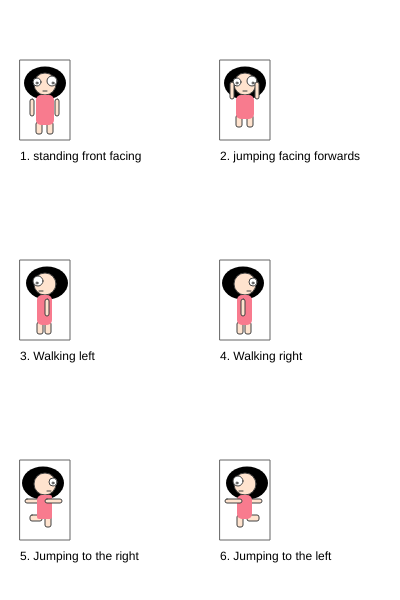
Frame 1 (no input)
Frame 60 (no input): identical to frame 1, image omitted
Frame 120 (the mouse pressed at the canvas centre since frame 60): identical to frame 1, image omitted

The p5.js sketch that drew this single still picture (run headless with seeded random() and noise() and a simulated clock; from frame 60 on, the mouse is pressed at the canvas centre):

// p5.js sketch
// ── sketch.js
/*

The Game Project

2 - Game character

Use p5 drawing functions such as rect, ellipse, line, triangle and
point to draw the different states of your game character.

Write the code so that your character appears inside the box for each
state.

IMPORTANT: For each box the variables gameChar_x & gameChar_y are set to the bottom
center of the box. You must combine these variables with arithmetic to
determine the position of each shape that you draw. This will later allow
you to adjust the position of your game character.

Each state is worth two marks:

//standing front facing = 2
//jumping facing forwards = 2
//walking left = 2
//walking right = 2
//jumping left and jumping right = 2

0 marks = not a reasonable attempt
1 mark = attempted but it lacks detail and you didn't use gameChar_x and gameChar_y correctly
2 marks = you've used a selction of shape functions and made consistent use of gameChar_x and gameChar_y

WARNING: Do not get too carried away. If you're character takes more than 5 lines
of code to draw then you've probably over done it.

** Only submit your sketch.js **

*/

var gameChar_x = 0;
var gameChar_y = 0;

function setup() {
  createCanvas(400, 600);
}

function draw() {
  background(255);

  //Standing, facing frontwards

  stroke(100);
  noFill();
  rect(20, 60, 50, 80);
  noStroke();
  fill(0);
  text("1. standing front facing", 20, 160);

  gameChar_x = 45;
  gameChar_y = 137;
  //Add your code here ...
  //hair
  fill(0);
  ellipse(gameChar_x, gameChar_y - 54, 42, 33);
  //face
  fill(255, 227, 206);
  stroke(65);
  ellipse(gameChar_x, gameChar_y - 53, 22, 22);
  //eyes
  fill(255);
  stroke(65);
  ellipse(gameChar_x - 8, gameChar_y - 55, 8, 8);
  ellipse(gameChar_x + 7, gameChar_y - 56, 10, 10);
  ellipse(gameChar_x - 8, gameChar_y - 54, 2, 2);
  ellipse(gameChar_x + 8, gameChar_y - 54, 2, 2);
  //mouth
  line(gameChar_x - 2, gameChar_y - 46, gameChar_x + 2, gameChar_y - 46);
  //arms
  fill(255, 227, 206);
  stroke(65);
  strokeWeight(1);
  //left arm
  rect(gameChar_x - 15, gameChar_y - 38, 4, 17, 2);
  //right arm
  rect(gameChar_x + 10, gameChar_y - 38, 4, 17, 2);
  //left leg
  rect(gameChar_x - 9, gameChar_y - 15, 6, 12, 2);
  //right leg
  rect(gameChar_x + 2, gameChar_y - 15, 6, 12, 2);
  //body
  fill(248, 123, 142);
  noStroke();
  rect(gameChar_x - 9, gameChar_y - 42, 18, 30, 5);

  //Jumping facing forwards
  stroke(100);
  noFill();
  rect(220, 60, 50, 80);
  noStroke();
  fill(0);
  text("2. jumping facing forwards", 220, 160);

  gameChar_x = 245;
  gameChar_y = 137;
  //Add your code here ...
  //hair
  fill(0);
  ellipse(gameChar_x, gameChar_y - 54, 42, 33);
  //face
  fill(255, 227, 206);
  stroke(65);
  ellipse(gameChar_x, gameChar_y - 53, 22, 22);
  //eyes
  fill(255);
  stroke(65);
  ellipse(gameChar_x - 8, gameChar_y - 55, 8, 8);
  ellipse(gameChar_x + 7, gameChar_y - 56, 10, 10);
  ellipse(gameChar_x - 8, gameChar_y - 54, 2, 2);
  ellipse(gameChar_x + 8, gameChar_y - 54, 2, 2);
  //mouth
  line(gameChar_x - 2, gameChar_y - 46, gameChar_x + 2, gameChar_y - 46);
  //arms
  fill(255, 227, 206);
  stroke(65);
  strokeWeight(1);
  //left arm
  rect(gameChar_x - 15, gameChar_y - 55, 4, 17, 2);
  //right arm
  rect(gameChar_x + 10, gameChar_y - 55, 4, 17, 2);
  //left leg
  rect(gameChar_x - 9, gameChar_y - 22, 6, 12, 2);
  //right leg
  rect(gameChar_x + 2, gameChar_y - 22, 6, 12, 2);
  //body
  fill(248, 123, 142);
  noStroke();
  rect(gameChar_x - 9, gameChar_y - 42, 18, 24, 5);

  //Walking, turned left
  stroke(100);
  noFill();
  rect(20, 260, 50, 80);
  noStroke();
  fill(0);
  text("3. Walking left", 20, 360);

  gameChar_x = 45;
  gameChar_y = 337;
  //Add your code here ...
  //hair
  fill(0);
  ellipse(gameChar_x + 2, gameChar_y - 54, 42, 33);
  //face
  fill(255, 227, 206);
  stroke(65);
  ellipse(gameChar_x, gameChar_y - 53, 22, 22);
  //eyes
  fill(255);
  stroke(65);
  // ellipse(gameChar_x - 8, gameChar_y - 55, 8, 8);
  ellipse(gameChar_x - 7, gameChar_y - 56, 10, 10);
  // ellipse(gameChar_x - 8, gameChar_y - 54, 2, 2);
  ellipse(gameChar_x - 8, gameChar_y - 54, 2, 2);
  //mouth
  line(gameChar_x - 6, gameChar_y - 46, gameChar_x - 2, gameChar_y - 46);
  //legs
  fill(255, 227, 206);
  stroke(65);
  strokeWeight(1);
  //left leg
  rect(gameChar_x - 8, gameChar_y - 15, 6, 12, 2);
  //right leg
  rect(gameChar_x, gameChar_y - 15, 6, 12, 2);
  //body
  fill(248, 123, 142);
  noStroke();
  rect(gameChar_x - 8, gameChar_y - 42, 15, 30, 5);
  //arms
  fill(255, 227, 206);
  stroke(65);
  strokeWeight(1);
  //left arm
  // rect(gameChar_x - 15, gameChar_y - 38, 4, 17);
  //right arm
  rect(gameChar_x, gameChar_y - 38, 4, 17, 2);

  //Walking, turned right
  stroke(100);
  noFill();
  rect(220, 260, 50, 80);
  noStroke();
  fill(0);
  text("4. Walking right", 220, 360);

  gameChar_x = 245;
  gameChar_y = 337;
  //Add your code here ...
  //hair
  fill(0);
  ellipse(gameChar_x - 2, gameChar_y - 54, 42, 33);
  //face
  fill(255, 227, 206);
  stroke(65);
  ellipse(gameChar_x, gameChar_y - 53, 22, 22);
  //eyes
  fill(255);
  stroke(65);
  ellipse(gameChar_x + 8, gameChar_y - 55, 8, 8);
  // ellipse(gameChar_x - 7, gameChar_y - 56, 10, 10);
  ellipse(gameChar_x + 8, gameChar_y - 54, 2, 2);
  // ellipse(gameChar_x - 8, gameChar_y - 54, 2, 2);
  //mouth
  line(gameChar_x + 6, gameChar_y - 46, gameChar_x + 2, gameChar_y - 46);
  //legs
  fill(255, 227, 206);
  stroke(65);
  strokeWeight(1);
  //left leg
  rect(gameChar_x - 8, gameChar_y - 15, 6, 12, 2);
  //right leg
  rect(gameChar_x, gameChar_y - 15, 6, 12, 2);
  //body
  fill(248, 123, 142);
  noStroke();
  rect(gameChar_x - 8, gameChar_y - 42, 15, 30, 5);
  //arms
  fill(255, 227, 206);
  stroke(65);
  strokeWeight(1);
  //left arm
  // rect(gameChar_x - 15, gameChar_y - 38, 4, 17);
  //right arm
  rect(gameChar_x - 4, gameChar_y - 38, 4, 17, 2);

  //Jumping right
  stroke(100);
  noFill();
  rect(20, 460, 50, 80);
  noStroke();
  fill(0);
  text("5. Jumping to the right", 20, 560);

  gameChar_x = 45;
  gameChar_y = 537;
  //Add your code here ...
  //hair
  fill(0);
  ellipse(gameChar_x - 2, gameChar_y - 54, 42, 33);
  //face
  fill(255, 227, 206);
  stroke(65);
  ellipse(gameChar_x, gameChar_y - 53, 22, 22);
  //eyes
  fill(255);
  stroke(65);
  ellipse(gameChar_x + 8, gameChar_y - 55, 8, 8);
  // ellipse(gameChar_x - 7, gameChar_y - 56, 10, 10);
  ellipse(gameChar_x + 8, gameChar_y - 54, 2, 2);
  // ellipse(gameChar_x - 8, gameChar_y - 54, 2, 2);
  //mouth
  line(gameChar_x + 6, gameChar_y - 46, gameChar_x + 2, gameChar_y - 46);
  //legs
  fill(255, 227, 206);
  stroke(65);
  strokeWeight(1);
  //left leg
  //rect(gameChar_x - 8, gameChar_y - 22, 6, 12);
  rect(gameChar_x - 15, gameChar_y - 22, 12, 6, 2);
  //right leg
  rect(gameChar_x, gameChar_y - 22, 6, 12, 2);
  //arms
  fill(255, 227, 206);
  stroke(65);
  strokeWeight(1);
  //left arm
  rect(gameChar_x - 20, gameChar_y - 38, 17, 4, 2);
  //body
  fill(248, 123, 142);
  noStroke();
  rect(gameChar_x - 8, gameChar_y - 42, 15, 24, 5, 2);
  //arms
  fill(255, 227, 206);
  stroke(65);
  strokeWeight(1);

  //right arm
  rect(gameChar_x, gameChar_y - 38, 17, 4, 2);

  //Jumping to the left
  stroke(100);
  noFill();
  rect(220, 460, 50, 80);
  noStroke();
  fill(0);
  text("6. Jumping to the left", 220, 560);

  gameChar_x = 245;
  gameChar_y = 537;
  //Add your code here ...
  //hair
  fill(0);
  ellipse(gameChar_x + 2, gameChar_y - 54, 42, 33);
  //face
  fill(255, 227, 206);
  stroke(65);
  ellipse(gameChar_x, gameChar_y - 53, 22, 22);
  //eyes
  fill(255);
  stroke(65);
  // ellipse(gameChar_x - 8, gameChar_y - 55, 8, 8);
  ellipse(gameChar_x - 7, gameChar_y - 56, 10, 10);
  // ellipse(gameChar_x - 8, gameChar_y - 54, 2, 2);
  ellipse(gameChar_x - 8, gameChar_y - 54, 2, 2);
  //mouth
  line(gameChar_x - 6, gameChar_y - 46, gameChar_x - 2, gameChar_y - 46);
  //legs
  fill(255, 227, 206);
  stroke(65);
  strokeWeight(1);
  //left leg
  rect(gameChar_x - 8, gameChar_y - 22, 6, 12, 2);
  //right leg
  rect(gameChar_x + 2, gameChar_y - 22, 12, 6, 2);
  //arms
  fill(255, 227, 206);
  stroke(65);
  strokeWeight(1);
  //right arm
  rect(gameChar_x, gameChar_y - 38, 17, 4, 2);

  //body
  fill(248, 123, 142);
  noStroke();
  rect(gameChar_x - 8, gameChar_y - 42, 15, 24, 5);
  //arms
  fill(255, 227, 206);
  stroke(65);
  strokeWeight(1);
  //left arm
  rect(gameChar_x - 20, gameChar_y - 38, 17, 4, 2);
}
